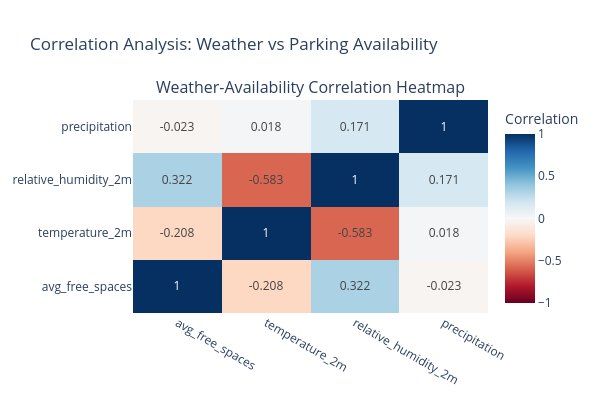

Notebook cell for this chart:
### Markdown cell above
## 9. Weather vs Availability Correlation Analysis

### Code cell
# Correlation analysis between weather and availability
correlation_vars = ['avg_free_spaces', 'temperature_2m', 'relative_humidity_2m', 'precipitation']
correlation_matrix = df[correlation_vars].corr()

print("Correlation Matrix:")
print("="*50)
print(correlation_matrix)

# Statistical analysis by weather categories
weather_impact = df.groupby('temperature_category').agg({
    'avg_free_spaces': ['mean', 'std', 'count']
}).round(2)

weather_impact.columns = ['mean_free_spaces', 'std_free_spaces', 'count']
weather_impact.reset_index(inplace=True)

print("\nAvailability by Temperature Category:")
print(weather_impact)

# Precipitation impact
precip_impact = df.groupby('precipitation_category').agg({
    'avg_free_spaces': ['mean', 'std', 'count']
}).round(2)

precip_impact.columns = ['mean_free_spaces', 'std_free_spaces', 'count']
precip_impact.reset_index(inplace=True)

print("\nAvailability by Precipitation Category:")
print(precip_impact)

# Create correlation heatmap
fig = make_subplots(rows=1, cols=1, subplot_titles=('Weather-Availability Correlation Heatmap',))

# Correlation heatmap
heatmap = go.Heatmap(
    z=correlation_matrix.values,
    x=correlation_matrix.columns,
    y=correlation_matrix.columns,
    colorscale='RdBu',
    zmid=0,
    text=correlation_matrix.round(3).values,
    texttemplate="%{text}",
    textfont={"size": 12},
    colorbar=dict(title="Correlation")
)

fig.add_trace(heatmap)

fig.update_layout(
    title='Correlation Analysis: Weather vs Parking Availability',
    height=400,
    width=600
)

fig.show()

# Statistical significance test (simple correlation)
from scipy.stats import pearsonr

print("\nPearson Correlation Coefficients with p-values:")
print("="*60)
for var in ['temperature_2m', 'relative_humidity_2m', 'precipitation']:
    corr, p_value = pearsonr(df['avg_free_spaces'], df[var])
    print(f"{var} vs avg_free_spaces: r={corr:.3f}, p={p_value:.3f}")
    if p_value < 0.05:
        print(f"  -> Significant correlation (p < 0.05)")
    else:
        print(f"  -> No significant correlation (p >= 0.05)")
    print()

### Figure 1 — Plotly figure (JSON) as saved in the notebook; plotly's stock layout.template omitted (floating-point values rounded to 4 significant figures)
{"data": [{"colorbar": {"title": {"text": "Correlation"}}, "colorscale": [[0, "rgb(103,0,31)"], [0.1, "rgb(178,24,43)"], [0.2, "rgb(214,96,77)"], [0.3, "rgb(244,165,130)"], [0.4, "rgb(253,219,199)"], [0.5, "rgb(247,247,247)"], [0.6, "rgb(209,229,240)"], [0.7, "rgb(146,197,222)"], [0.8, "rgb(67,147,195)"], [0.9, "rgb(33,102,172)"], [1, "rgb(5,48,97)"]], "text": [[1, -0.208, 0.322, -0.023], [-0.208, 1, -0.583, 0.018], [0.322, -0.583, 1, 0.171], [-0.023, 0.018, 0.171, 1]], "textfont": {"size": 12}, "texttemplate": "%{text}", "type": "heatmap", "x": ["avg_free_spaces", "temperature_2m", "relative_humidity_2m", "precipitation"], "y": ["avg_free_spaces", "temperature_2m", "relative_humidity_2m", "precipitation"], "z": [[1, -0.208, 0.3221, -0.02317], [-0.208, 1, -0.5831, 0.01766], [0.3221, -0.5831, 1, 0.1715], [-0.02317, 0.01766, 0.1715, 1]], "zmid": 0}], "layout": {"annotations": [{"font": {"size": 16}, "showarrow": false, "text": "Weather-Availability Correlation Heatmap", "x": 0.5, "xanchor": "center", "xref": "paper", "y": 1, "yanchor": "bottom", "yref": "paper"}], "height": 400, "title": {"text": "Correlation Analysis: Weather vs Parking Availability"}, "width": 600, "xaxis": {"anchor": "y", "domain": [0, 1]}, "yaxis": {"anchor": "x", "domain": [0, 1]}}}
